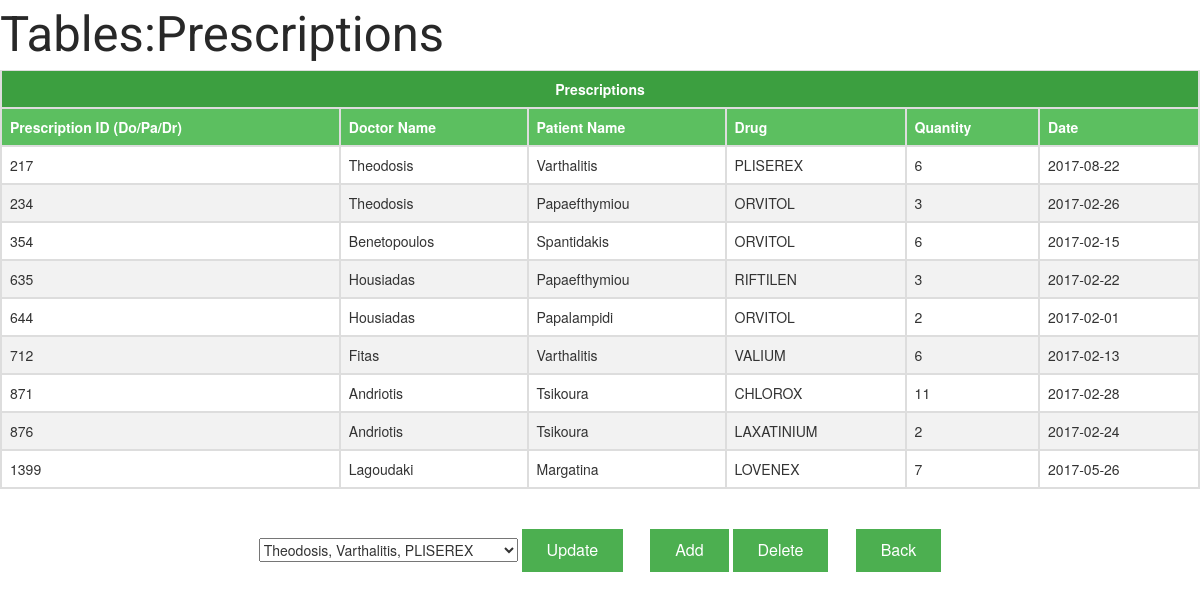
/Prescriptions/Updates/Prescriptions/table_prescriptions.php, run on the app's committed database.
### tables this page shows
CREATE TABLE `Prescription` (
  `Date` date NOT NULL,
  `Quantity` int(10) UNSIGNED NOT NULL,
  `DoctorId` int(10) UNSIGNED NOT NULL,
  `PatientId` int(10) UNSIGNED NOT NULL,
  `DrugId` int(10) UNSIGNED NOT NULL
);

CREATE TABLE `Doctor` (
  `DoctorId` int(11) UNSIGNED NOT NULL,
  `ExperienceYears` int(11) UNSIGNED NOT NULL,
  `FirstName` text NOT NULL,
  `LastName` text NOT NULL,
  `Specialty` text NOT NULL
);

CREATE TABLE `Patient` (
  `Age` int(10) UNSIGNED NOT NULL,
  `DoctorId` int(11) UNSIGNED NOT NULL,
  `FirstName` text NOT NULL,
  `LastName` text NOT NULL,
  `PatientId` int(10) UNSIGNED NOT NULL,
  `PostalCode` int(10) UNSIGNED NOT NULL,
  `StreetName` text NOT NULL,
  `StreetNumber` int(10) UNSIGNED NOT NULL,
  `Town` text NOT NULL
);

CREATE TABLE `Drug` (
  `DrugId` int(10) UNSIGNED NOT NULL,
  `Formula` text NOT NULL,
  `Name` text NOT NULL,
  `PharmaceuticalCompanyId` int(10) UNSIGNED NOT NULL
);

### Prescriptions/Updates/Prescriptions/table_prescriptions.php (the view, shortened to what this page needs)
<!DOCTYPE html>
<html>
    <head>
        <link rel="stylesheet" href="http://maxcdn.bootstrapcdn.com/bootstrap/3.3.7/css/bootstrap.min.css">
        <link rel="stylesheet" href="https://cdnjs.cloudflare.com/ajax/libs/bootstrap-select/1.12.2/css/bootstrap-select.min.css">
        <link rel="stylesheet" type="text/css" href="../../index.css">
    </head>
    <body>
        <p class="big-text">Tables:Prescriptions</p>
        <?php
            $servername = "localhost";
            $username = "root";
            $password = NULL;
            $dbname = "Prescriptions-R-X";
            $conn = new mysqli($servername, $username, $password, $dbname);
            mysqli_set_charset($conn, "utf8");
            $sql = "SELECT Patient.PatientId, Doctor.DoctorId, Drug.DrugId, Patient.LastName AS PatientLast, Doctor.LastName AS DoctorName, Drug.Name, Prescription.Date, Prescription.Quantity
            FROM Prescription, Patient, Doctor, Drug
            WHERE Patient.PatientId = Prescription.PatientId AND Doctor.DoctorId = Prescription.DoctorId AND Drug.DrugId = Prescription.DrugId";
            $result = $conn->query($sql);
            echo "<center><table class='table'><tr><th colspan='6' style='background-color:#3c9f40'><center>Prescriptions</center></th></tr><tr><th>Prescription ID (Do/Pa/Dr)</th><th>Doctor Name</th><th>Patient Name</th><th>Drug</th><th>Quantity</th><th>Date</th></tr>";
            if ($result->num_rows > 0) {
                while($row = $result->fetch_assoc()) {
                    echo "<tr><td>" . $row["DoctorId"] . $row["PatientId"] . $row["DrugId"] . "</td><td>" . $row["DoctorName"] . "</td><td>" . $row["PatientLast"] . "</td><td>" . $row["Name"] . "</td><td>" . $row["Quantity"] . "</td><td>" . $row["Date"] . "</td></tr>";
                }
            }
            echo "</center></table>";
        ?>
        <br>
        <form method="post" action="upd_prescriptions.php">
            <?php
                $conn = new mysqli($servername, $username, $password, $dbname);
                mysqli_set_charset($conn, "utf8");
                $sql ="SELECT Patient.PatientId, Doctor.DoctorId, Drug.DrugId, Patient.LastName AS PatientLast, Doctor.LastName AS DoctorName, Drug.Name
                FROM Prescription, Patient, Doctor, Drug
                WHERE Patient.PatientId = Prescription.PatientId AND Doctor.DoctorId = Prescription.DoctorId AND Drug.DrugId = Prescription.DrugId";
                $result = $conn->query($sql);
                echo "<select class='selectpicker' name='prescription'>";
                $option = "";
                if ($result->num_rows > 0 ) {
                    while($row = $result->fetch_assoc()) {
                        $option .= "<option value=" . $row['DoctorId'] . $row['PatientId'] . $row['DrugId'] . ">" . $row['DoctorName'] . ", " . $row['PatientLast'] . ", " . $row['Name'] . "</option>";
                    }
                }
                $option .= "</select>";
                $option .= "    <input class='button' type='submit' name='submit' value='Update'>";
                echo $option;
            ?>
            <input class="button" type="button" value="Add" onclick="location='add_prescriptions.php'" />
            <input class="button" type="button" value="Delete" onclick="location='del_prescriptions.php'"/>
            <input class="button" type="button" value="Back" onclick="location='../../index.php'">
        </form>
    </body>
</html>

### Prescriptions/index.css (style rules this page uses)
.big-text { font-family: Roboto; font-size: 350%; color: #282828; margin: 0; padding: 0; }
.table { border-collapse: collapse; width: 100%; }
.table td, .table th { border: 2px solid #ddd; padding: 8px; }
.table tr:nth-child(even) { background-color: #f2f2f2; }
.table th { padding-top: 12px; padding-bottom: 12px; text-align: left; background-color: #5cbf60; color: white; }
.button { background-color: #4CAF50; border: none; color: white; padding: 10px 25px; text-align: center; text-decoration: none; display: inline-block; font-size: 16px; }
p { font-family: Roboto; font-size: 125%; }

### data on the page
prescription: DoctorId.DoctorId "2", PatientId.PatientId "1", DrugId.DrugId "7", DoctorId.LastName "Theodosis", PatientId.LastName "Varthalitis", DrugId.Name "PLISEREX", Quantity "6", Date "2017-08-22"
prescription: DoctorId.DoctorId "2", PatientId.PatientId "3", DrugId.DrugId "4", DoctorId.LastName "Theodosis", PatientId.LastName "Papaefthymiou", DrugId.Name "ORVITOL", Quantity "3", Date "2017-02-26"
prescription: DoctorId.DoctorId "3", PatientId.PatientId "5", DrugId.DrugId "4", DoctorId.LastName "Benetopoulos", PatientId.LastName "Spantidakis", DrugId.Name "ORVITOL", Quantity "6", Date "2017-02-15"
prescription: DoctorId.DoctorId "6", PatientId.PatientId "3", DrugId.DrugId "5", DoctorId.LastName "Housiadas", PatientId.LastName "Papaefthymiou", DrugId.Name "RIFTILEN", Quantity "3", Date "2017-02-22"
prescription: DoctorId.DoctorId "6", PatientId.PatientId "4", DrugId.DrugId "4", DoctorId.LastName "Housiadas", PatientId.LastName "Papalampidi", DrugId.Name "ORVITOL", Quantity "2", Date "2017-02-01"
prescription: DoctorId.DoctorId "7", PatientId.PatientId "1", DrugId.DrugId "2", DoctorId.LastName "Fitas", PatientId.LastName "Varthalitis", DrugId.Name "VALIUM", Quantity "6", Date "2017-02-13"
prescription: DoctorId.DoctorId "8", PatientId.PatientId "7", DrugId.DrugId "1", DoctorId.LastName "Andriotis", PatientId.LastName "Tsikoura", DrugId.Name "CHLOROX", Quantity "11", Date "2017-02-28"
prescription: DoctorId.DoctorId "8", PatientId.PatientId "7", DrugId.DrugId "6", DoctorId.LastName "Andriotis", PatientId.LastName "Tsikoura", DrugId.Name "LAXATINIUM", Quantity "2", Date "2017-02-24"
prescription: DoctorId.DoctorId "13", PatientId.PatientId "9", DrugId.DrugId "9", DoctorId.LastName "Lagoudaki", PatientId.LastName "Margatina", DrugId.Name "LOVENEX", Quantity "7", Date "2017-05-26"

### other printed values
form field prescription "Theodosis, Varthalitis, PLISEREX"
